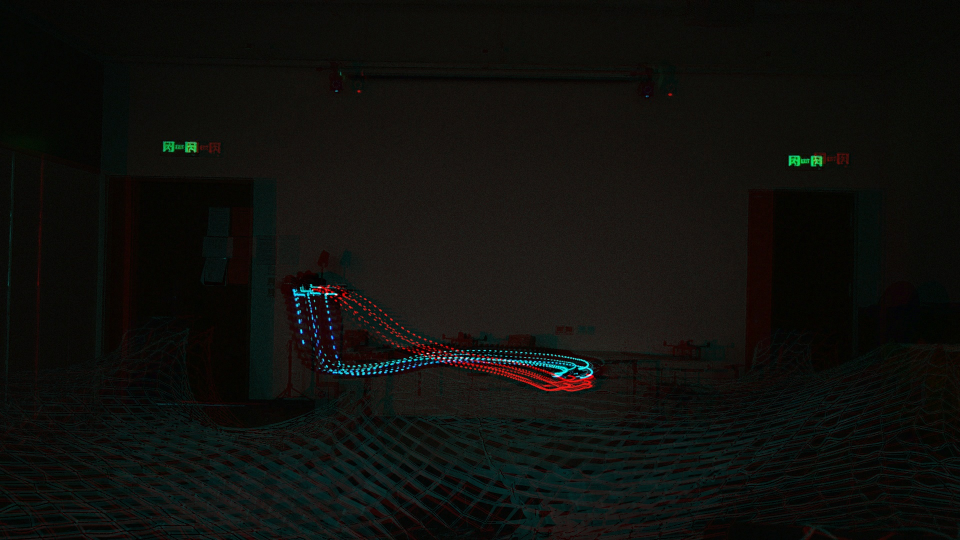
#> input picture pihnn_physical_ex_plot/legacy_program/traj/composed_output.jpg, 1920 x 1080 px (shown at 1/2 size)
$ python combine_channels.py --img1 composed_output.jpg --img2 composed_output.jpg
#> lines starting #> are read from the running program, lines starting #| are printed output that depends on the picture
"""
Image-channel composition utility.

Example:
    python combine_channels.py \
        --img1 D:\\semixcode\\hnn_exp\\6\\traj\\composite_image_1.jpg \
        --img2 D:\\semixcode\\hnn_exp\\6\\traj\\composite_image_2.jpg \
        --out D:\\semixcode\\hnn_exp\\6\\traj\\composed_output.jpg

The script extracts the red channel from ``img1`` and the green and blue
channels from ``img2``. If the image sizes differ, ``img2`` is resized to
match ``img1``. The result is saved as a new RGB image.
"""
from __future__ import annotations

import argparse
from pathlib import Path
from typing import Tuple

import numpy as np
from PIL import Image


def load_rgb(path: Path) -> Image.Image:
    img = Image.open(path)
#> img is the input picture: PIL image 1920x1080 RGB; mean R, G, B 15.5, 15.8, 12.7
    return img.convert("RGB")


def combine_channels(img1: Image.Image, img2: Image.Image) -> Image.Image:

    if img2.size != img1.size:
        img2 = img2.resize(img1.size, resample=Image.LANCZOS)

    a = np.array(img1)  # H x W x 3
    b = np.array(img2)


    r = a[:, :, 0]
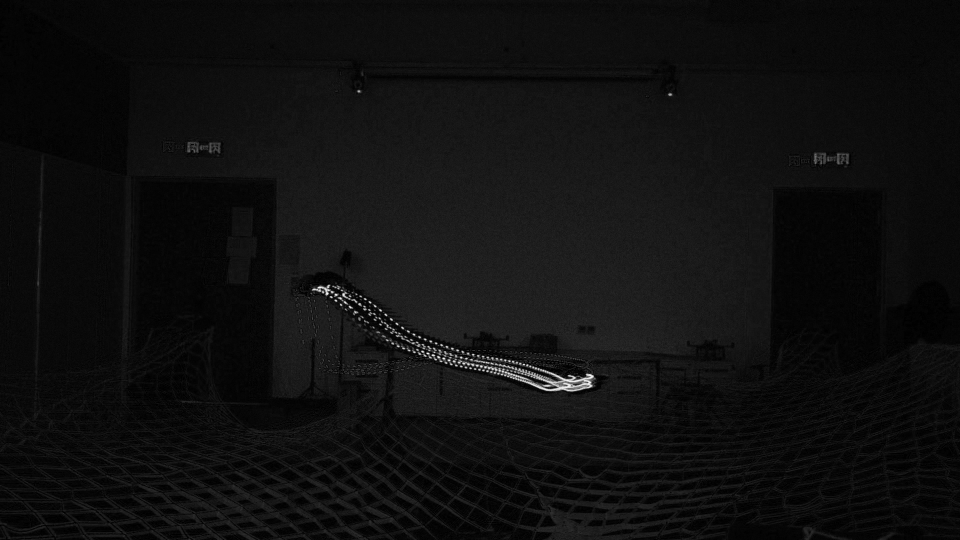
#> r: shape (1080, 1920) (shown at 1/2 size); min 0, max 255, mean 15.5
    g = b[:, :, 1]
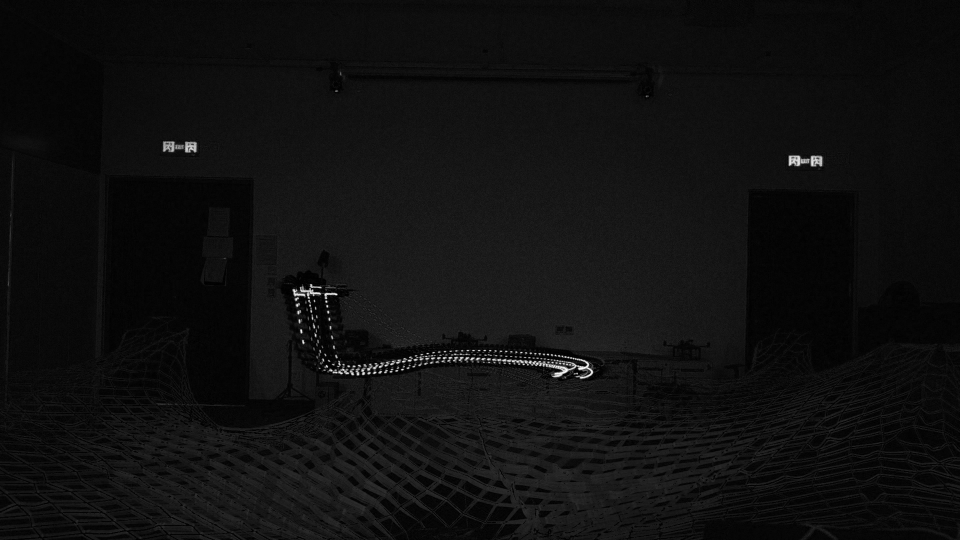
#> g: shape (1080, 1920) (shown at 1/2 size); min 0, max 255, mean 15.8
    bl = b[:, :, 2]

    out = np.stack([r, g, bl], axis=2).astype(np.uint8)
    return Image.fromarray(out, mode="RGB")


def parse_args() -> argparse.Namespace:
    p = argparse.ArgumentParser(description="Combine channels: R from img1 and G,B from img2")
    p.add_argument("--img1", type=Path, required=True, help="Path to source image for red channel")
    p.add_argument("--img2", type=Path, required=True, help="Path to source image for green+blue channels")
    p.add_argument("--out", type=Path, default=Path("composed_output.jpg"), help="Output path")
    return p.parse_args()


def main() -> None:
    args = parse_args()

    if not args.img1.exists():
        raise FileNotFoundError(f"img1 not found: {args.img1}")
    if not args.img2.exists():
        raise FileNotFoundError(f"img2 not found: {args.img2}")

    img1 = load_rgb(args.img1)
    img2 = load_rgb(args.img2)

    out_img = combine_channels(img1, img2)

    args.out.parent.mkdir(parents=True, exist_ok=True)
    out_img.save(args.out, quality=95)
    print(f"Saved combined image to: {args.out}")


if __name__ == "__main__":
    main()
